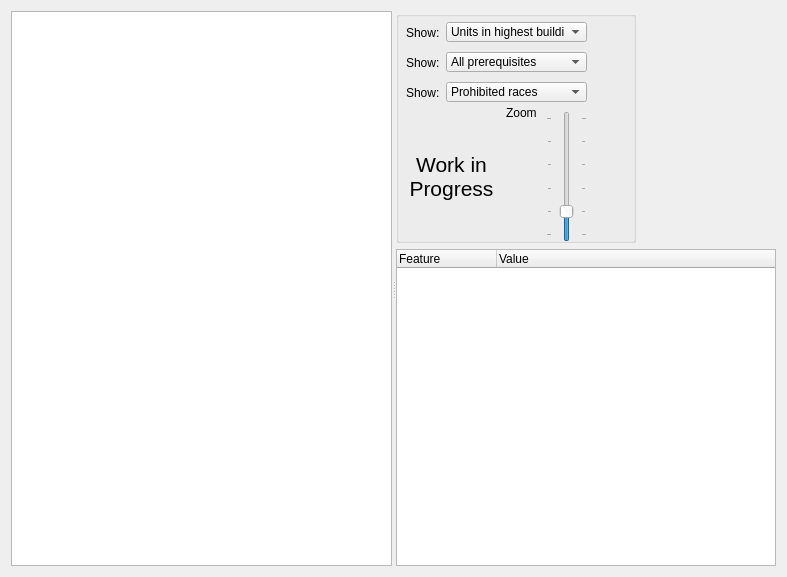
<?xml version="1.0" encoding="UTF-8"?>
<ui version="4.0">
 <class>DialogBuildTree</class>
 <widget class="QDialog" name="DialogBuildTree">
  <property name="geometry">
   <rect>
    <x>0</x>
    <y>0</y>
    <width>787</width>
    <height>577</height>
   </rect>
  </property>
  <property name="windowTitle">
   <string>Building Tree</string>
  </property>
  <layout class="QGridLayout" name="gridLayout">
   <item row="0" column="0">
    <widget class="QSplitter" name="splitter">
     <property name="orientation">
      <enum>Qt::Horizontal</enum>
     </property>
     <widget class="QMapGraphicsView" name="graphicsView">
      <property name="backgroundBrush">
       <brush brushstyle="SolidPattern">
        <color alpha="255">
         <red>240</red>
         <green>240</green>
         <blue>240</blue>
        </color>
       </brush>
      </property>
      <property name="renderHints">
       <set>QPainter::Antialiasing|QPainter::TextAntialiasing</set>
      </property>
      <property name="resizeAnchor">
       <enum>QGraphicsView::AnchorViewCenter</enum>
      </property>
     </widget>
     <widget class="QWidget" name="layoutWidget">
      <layout class="QVBoxLayout" name="verticalLayout">
       <item>
        <widget class="QGroupBox" name="groupBox">
         <property name="sizePolicy">
          <sizepolicy hsizetype="Fixed" vsizetype="Fixed">
           <horstretch>0</horstretch>
           <verstretch>0</verstretch>
          </sizepolicy>
         </property>
         <property name="minimumSize">
          <size>
           <width>240</width>
           <height>232</height>
          </size>
         </property>
         <property name="maximumSize">
          <size>
           <width>240</width>
           <height>232</height>
          </size>
         </property>
         <property name="title">
          <string/>
         </property>
         <widget class="QLabel" name="label">
          <property name="geometry">
           <rect>
            <x>10</x>
            <y>10</y>
            <width>41</width>
            <height>23</height>
           </rect>
          </property>
          <property name="text">
           <string>Show:</string>
          </property>
         </widget>
         <widget class="QComboBox" name="comboBox_Plane">
          <property name="geometry">
           <rect>
            <x>50</x>
            <y>11</y>
            <width>141</width>
            <height>20</height>
           </rect>
          </property>
          <property name="currentIndex">
           <number>0</number>
          </property>
          <item>
           <property name="text">
            <string>Units in highest building</string>
           </property>
          </item>
          <item>
           <property name="text">
            <string>(None)</string>
           </property>
          </item>
          <item>
           <property name="text">
            <string>No Units</string>
           </property>
          </item>
          <item>
           <property name="text">
            <string>Units in separate boxes</string>
           </property>
          </item>
         </widget>
         <widget class="QSlider" name="verticalSlider_Zoom">
          <property name="geometry">
           <rect>
            <x>150</x>
            <y>100</y>
            <width>41</width>
            <height>131</height>
           </rect>
          </property>
          <property name="minimum">
           <number>-100</number>
          </property>
          <property name="maximum">
           <number>400</number>
          </property>
          <property name="singleStep">
           <number>10</number>
          </property>
          <property name="pageStep">
           <number>100</number>
          </property>
          <property name="orientation">
           <enum>Qt::Vertical</enum>
          </property>
          <property name="tickPosition">
           <enum>QSlider::TicksBothSides</enum>
          </property>
          <property name="tickInterval">
           <number>100</number>
          </property>
         </widget>
         <widget class="QLabel" name="label_2">
          <property name="geometry">
           <rect>
            <x>110</x>
            <y>90</y>
            <width>30</width>
            <height>23</height>
           </rect>
          </property>
          <property name="text">
           <string>Zoom:</string>
          </property>
         </widget>
         <widget class="QComboBox" name="comboBox_Plane_2">
          <property name="geometry">
           <rect>
            <x>50</x>
            <y>41</y>
            <width>141</width>
            <height>20</height>
           </rect>
          </property>
          <property name="currentIndex">
           <number>0</number>
          </property>
          <item>
           <property name="text">
            <string>All prerequisites</string>
           </property>
          </item>
          <item>
           <property name="text">
            <string>Only resource prerequisites</string>
           </property>
          </item>
          <item>
           <property name="text">
            <string>No prerequisites</string>
           </property>
          </item>
         </widget>
         <widget class="QLabel" name="label_3">
          <property name="geometry">
           <rect>
            <x>10</x>
            <y>40</y>
            <width>41</width>
            <height>23</height>
           </rect>
          </property>
          <property name="text">
           <string>Show:</string>
          </property>
         </widget>
         <widget class="QComboBox" name="comboBox_Plane_3">
          <property name="geometry">
           <rect>
            <x>50</x>
            <y>71</y>
            <width>141</width>
            <height>20</height>
           </rect>
          </property>
          <property name="currentIndex">
           <number>0</number>
          </property>
          <item>
           <property name="text">
            <string>Prohibited races</string>
           </property>
          </item>
          <item>
           <property name="text">
            <string>No race data</string>
           </property>
          </item>
          <item>
           <property name="text">
            <string>Barbarian</string>
           </property>
          </item>
          <item>
           <property name="text">
            <string>Beastmen</string>
           </property>
          </item>
          <item>
           <property name="text">
            <string>Dark Elf</string>
           </property>
          </item>
          <item>
           <property name="text">
            <string>Draconian</string>
           </property>
          </item>
          <item>
           <property name="text">
            <string>Dwarven</string>
           </property>
          </item>
          <item>
           <property name="text">
            <string>Gnoll</string>
           </property>
          </item>
          <item>
           <property name="text">
            <string>...</string>
           </property>
          </item>
         </widget>
         <widget class="QLabel" name="label_4">
          <property name="geometry">
           <rect>
            <x>10</x>
            <y>70</y>
            <width>41</width>
            <height>23</height>
           </rect>
          </property>
          <property name="text">
           <string>Show:</string>
          </property>
         </widget>
         <widget class="QLabel" name="label_5">
          <property name="geometry">
           <rect>
            <x>10</x>
            <y>120</y>
            <width>91</width>
            <height>91</height>
           </rect>
          </property>
          <property name="font">
           <font>
            <pointsize>16</pointsize>
           </font>
          </property>
          <property name="text">
           <string>Work in Progress</string>
          </property>
          <property name="alignment">
           <set>Qt::AlignCenter</set>
          </property>
          <property name="wordWrap">
           <bool>true</bool>
          </property>
         </widget>
        </widget>
       </item>
       <item>
        <widget class="QTreeWidget" name="treeWidget_Tile">
         <property name="sizePolicy">
          <sizepolicy hsizetype="Expanding" vsizetype="Expanding">
           <horstretch>0</horstretch>
           <verstretch>0</verstretch>
          </sizepolicy>
         </property>
         <property name="contextMenuPolicy">
          <enum>Qt::CustomContextMenu</enum>
         </property>
         <property name="editTriggers">
          <set>QAbstractItemView::AnyKeyPressed|QAbstractItemView::DoubleClicked|QAbstractItemView::EditKeyPressed|QAbstractItemView::SelectedClicked</set>
         </property>
         <property name="alternatingRowColors">
          <bool>false</bool>
         </property>
         <column>
          <property name="text">
           <string>Feature</string>
          </property>
         </column>
         <column>
          <property name="text">
           <string>Value</string>
          </property>
         </column>
        </widget>
       </item>
      </layout>
     </widget>
    </widget>
   </item>
  </layout>
 </widget>
 <customwidgets>
  <customwidget>
   <class>QMapGraphicsView</class>
   <extends>QGraphicsView</extends>
   <header>QMapGraphicsView.h</header>
  </customwidget>
 </customwidgets>
 <resources/>
 <connections/>
</ui>
